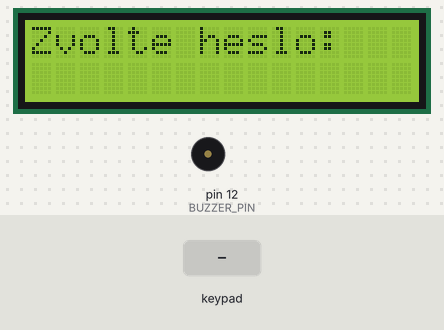
Bench run of a program on a simulated Arduino Uno, built with avr-gcc and run on an emulated ATmega328P. Shown: 16×2 character LCD, buzzer (waves = sounding, pin HIGH). The test bench sets the inputs (shaded band).

Above: at 1.2 s.
1.3 s: keypad keys 9 8 7 6 # pressed 0.4 s apart
At 4.3 s:
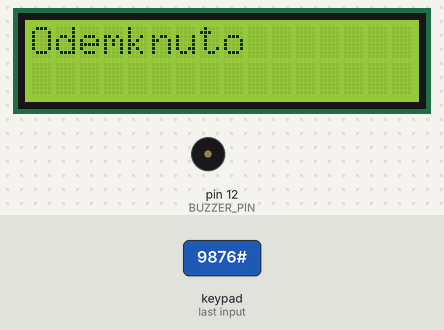
4.8 s: key '1' pressed
7.8 s: keypad keys 5 4 3 2 # pressed 0.4 s apart
At 10.3 s:
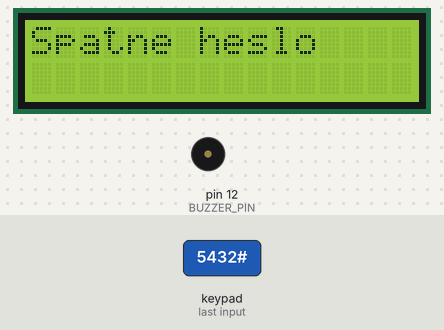
11.3 s: key '2' pressed
At 12.1 s:
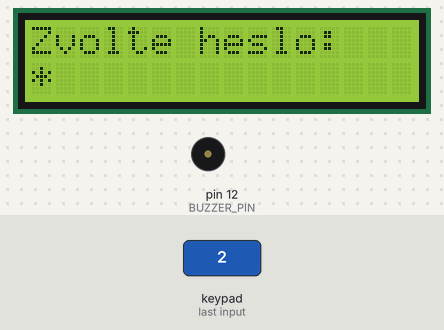
13.1 s: key '3' pressed
At 13.9 s:
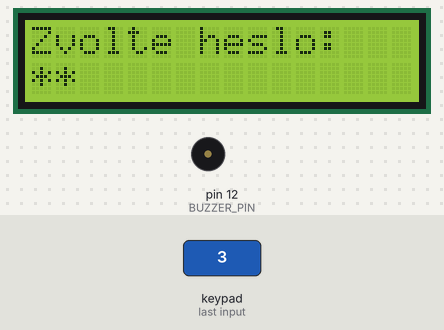
Timing chart, 0 to 15.7 s (numbered marks = the images above; inputs shaded):
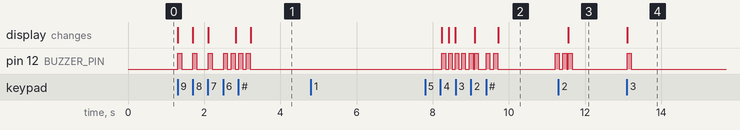

Measured:
- after the input at 1.3 s, pin 12 (BUZZER_PIN): goes 3 × (HIGH 0.10 s, LOW 0.29 s), 3 × (HIGH 0.10 s, LOW 0.10 s), HIGH 0.10 s, then LOW, starting at once; the display: first changes at once (image 1 shows a later state)
- after the input at 4.8 s, every drawn part: stays the same
- after the input at 7.8 s, the display: first differs from a run without the input after 0.62 s (image 2 shows a later state)
- after the input at 11.3 s, the display: changes after 0.26 s (image 3)
- after the input at 13.1 s, pin 12 (BUZZER_PIN): LOW → HIGH at once, → LOW 0.10 s later; the display: changes at once (image 4)

The program:

main.cpp
```cpp
#include <Arduino.h>

#include <LiquidCrystal_I2C.h>
#include <Keypad.h>

void beep();
void doubleBeep();
void writeSetPasswordText();
void writeEnterPasswordText();
void lock();
void unlock();
void unlockOption();
void clearPassowordLine();
void writeBadPasswordText();
void writeLockedText();
bool compare(char a[], char b[]);

const int PAD_ROWNS = 4;
const int PAD_COLS = 4;

const int LCD_COLS = 16;
const int LCD_ROWNS = 2;

byte PAD_ROWN_PINS[PAD_ROWNS] = {9, 8, 7, 6};
byte PAD_COL_PINS[PAD_COLS] = {5, 4, 3, 2};

const int BUZZER_PIN = 12;
const int REPLAY_PIN = 13;

char padKeys[PAD_ROWNS][PAD_COLS] = {
    {'1', '2', '3', 'A'},
    {'4', '5', '6', 'B'},
    {'7', '8', '9', 'C'},
    {'*', '0', '#', 'D'}
};


Keypad keypad = Keypad(makeKeymap(padKeys), PAD_ROWN_PINS, PAD_COL_PINS, PAD_ROWNS, PAD_COLS);
LiquidCrystal_I2C lcd(0x27, LCD_COLS, LCD_ROWNS);

const int MAX_PASSWORD_LENGTH = 3;

int cursorPositionX = 0;
char inputKeys[MAX_PASSWORD_LENGTH] = {};
char passwordKeys[MAX_PASSWORD_LENGTH] = {};
boolean locked = false;
boolean displayOff = false;

void setup(){
    pinMode(BUZZER_PIN, OUTPUT);

    lcd.init();
    lcd.backlight();
    writeSetPasswordText();
}

void loop(){
    const char key = keypad.getKey();

    if(key){
        if (key == '#'){
            unlock();
            return;
        }

        if(!displayOff){
            if(key == '*'){
                if((cursorPositionX + 1 > MAX_PASSWORD_LENGTH) && !locked){
                    lock();
                }else {
                    clearPassowordLine();
                }

            }else {
                if(cursorPositionX + 1 > MAX_PASSWORD_LENGTH){
                    clearPassowordLine();
                }else {
                    lcd.setCursor(cursorPositionX, 1);
                    lcd.print("*");

                    beep();

                    inputKeys[cursorPositionX] = key;
                    cursorPositionX++;
                }
            }
        }
    }
}

void writeSetPasswordText(){
    lcd.clear();
    lcd.setCursor(0, 0);
    lcd.print("Zvolte heslo:");
}

void writeEnterPasswordText(){
    lcd.clear();
    lcd.setCursor(0, 0);
    lcd.print("Zadejte heslo:");
}

void writeBadPasswordText(){
    lcd.clear();
    lcd.setCursor(0, 0);
    lcd.print("Spatne heslo");
}

void writeLockedText(){
    lcd.clear();
    lcd.setCursor(4, 0);
    lcd.print("Uzamknuto");
}

void beep(){
  digitalWrite(BUZZER_PIN, HIGH);
  delay(100);
  digitalWrite(BUZZER_PIN, LOW);
}

void doubleBeep(){
  beep();
  delay(100);
  beep();
}

void clearPassowordLine(){
    doubleBeep();
    memset(inputKeys, 0, MAX_PASSWORD_LENGTH);
    cursorPositionX = 0;
    lcd.clear();

    if(!locked) writeSetPasswordText();
    else writeEnterPasswordText();
}

void unlockOption(){
    doubleBeep();
    lcd.backlight();
    writeEnterPasswordText();
    displayOff = false;
}

void lock(){
    doubleBeep();
    memcpy(passwordKeys, inputKeys, MAX_PASSWORD_LENGTH);
    memset(inputKeys, 0, MAX_PASSWORD_LENGTH);
    cursorPositionX = 0;

    locked = true;

    writeLockedText();

    lcd.noBacklight();
    displayOff = true;
}

void unlock(){
    if(displayOff){
        unlockOption();
        return;
    }

    if(compare(passwordKeys, inputKeys)){
        doubleBeep();

        lcd.clear();
        lcd.print("Odemknuto");

        digitalWrite(REPLAY_PIN, HIGH);
        delay(5000);
        digitalWrite(REPLAY_PIN, LOW);

        //TODO RESET

        locked = false;
    } else {
        doubleBeep();
        writeBadPasswordText();
        delay(1500);

        clearPassowordLine();
    }
}

bool compare(char a[],char b[]){
    for(int i=0; i < MAX_PASSWORD_LENGTH; i++){
        if(a[i]!=b[i]){
            return false;
        }
    }
    return true;
}
```
